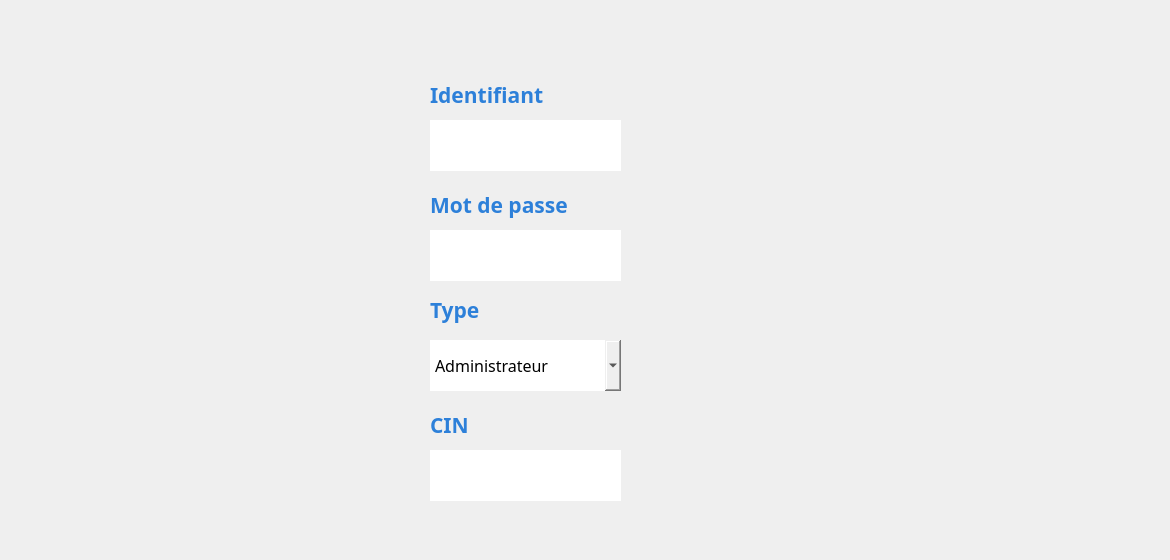
      <widget class="QWidget" name="AJ_compte">
       <property name="styleSheet">
        <string notr="true">#AJ_compte{
background-color: transparent;
border-image: url(:back2.jpg);
background: none;
border: none;
background-repeat: none;
}
</string>
       </property>
       <widget class="QComboBox" name="comboBox_Type_compte_AJ">
        <property name="geometry">
         <rect>
          <x>430</x>
          <y>340</y>
          <width>191</width>
          <height>51</height>
         </rect>
        </property>
        <property name="font">
         <font>
          <family>Javanese Text</family>
          <pointsize>12</pointsize>
         </font>
        </property>
        <property name="styleSheet">
         <string notr="true">#comboBox_Type_compte_AJ {
background-color: transparent;
border-image: url(:champs.png);
background: none;
border: none;
background-repeat: none;
}
</string>
        </property>
        <item>
         <property name="text">
          <string>Administrateur</string>
         </property>
        </item>
        <item>
         <property name="text">
          <string>Agent</string>
         </property>
        </item>
       </widget>
       <widget class="QLineEdit" name="lineEdit_mdp_compte_AJ">
        <property name="geometry">
         <rect>
          <x>430</x>
          <y>230</y>
          <width>191</width>
          <height>51</height>
         </rect>
        </property>
        <property name="font">
         <font>
          <family>Javanese Text</family>
          <pointsize>12</pointsize>
         </font>
        </property>
        <property name="styleSheet">
         <string notr="true">#lineEdit_mdp_compte_AJ {
background-color: transparent;
border-image: url(:champs.png);
background: none;
border: none;
background-repeat: none;
}
</string>
        </property>
       </widget>
       <widget class="QLabel" name="label_38">
        <property name="geometry">
         <rect>
          <x>430</x>
          <y>190</y>
          <width>181</width>
          <height>31</height>
         </rect>
        </property>
        <property name="font">
         <font>
          <family>Corbel</family>
         </font>
        </property>
        <property name="text">
         <string>&lt;html&gt;&lt;head/&gt;&lt;body&gt;&lt;p&gt;&lt;span style=&quot; font-size:16pt; font-weight:600; color:#2d80d9;&quot;&gt;Mot de passe&lt;/span&gt;&lt;/p&gt;&lt;/body&gt;&lt;/html&gt;</string>
        </property>
       </widget>
       <widget class="QLineEdit" name="lineEdit_Identifiant_compte_AJ">
        <property name="geometry">
         <rect>
          <x>430</x>
          <y>120</y>
          <width>191</width>
          <height>51</height>
         </rect>
        </property>
        <property name="font">
         <font>
          <family>Javanese Text</family>
          <pointsize>12</pointsize>
         </font>
        </property>
        <property name="styleSheet">
         <string notr="true">#lineEdit_Identifiant_compte_AJ {
background-color: transparent;
border-image: url(:champs.png);
background: none;
border: none;
background-repeat: none;
}
</string>
        </property>
       </widget>
       <widget class="QLabel" name="label_39">
        <property name="geometry">
         <rect>
          <x>430</x>
          <y>80</y>
          <width>181</width>
          <height>31</height>
         </rect>
        </property>
        <property name="font">
         <font>
          <family>Corbel</family>
         </font>
        </property>
        <property name="text">
         <string>&lt;html&gt;&lt;head/&gt;&lt;body&gt;&lt;p&gt;&lt;span style=&quot; font-size:16pt; font-weight:600; color:#2d80d9;&quot;&gt;Identifiant&lt;/span&gt;&lt;/p&gt;&lt;/body&gt;&lt;/html&gt;</string>
        </property>
       </widget>
       <widget class="QPushButton" name="pushButton_Annuler_compte">
        <property name="geometry">
         <rect>
          <x>900</x>
          <y>500</y>
          <width>161</width>
          <height>51</height>
         </rect>
        </property>
        <property name="styleSheet">
         <string notr="true">#pushButton_Annuler_compte {
background-color: transparent;
border-image: url(:Annuler.png);
background: none;
border: none;
background-repeat: none;
}</string>
        </property>
        <property name="text">
         <string/>
        </property>
       </widget>
       <widget class="QPushButton" name="pushButton_Save_compte">
        <property name="geometry">
         <rect>
          <x>900</x>
          <y>440</y>
          <width>161</width>
          <height>51</height>
         </rect>
        </property>
        <property name="styleSheet">
         <string notr="true">#pushButton_Save_compte{
background-color: transparent;
border-image: url(:Enregistrer.png);
background: none;
border: none;
background-repeat: none;
}

</string>
        </property>
        <property name="text">
         <string/>
        </property>
       </widget>
       <widget class="QPushButton" name="pushButton_Close_compte_AJ">
        <property name="geometry">
         <rect>
          <x>1130</x>
          <y>10</y>
          <width>31</width>
          <height>31</height>
         </rect>
        </property>
        <property name="styleSheet">
         <string notr="true">#pushButton_Close_compte_AJ {
background-color: transparent;
border-image: url(:close.png);
background: none;
border: none;
background-repeat: none;
}
</string>
        </property>
        <property name="text">
         <string/>
        </property>
       </widget>
       <widget class="QLineEdit" name="lineEdit_cin_compte_AJ">
        <property name="geometry">
         <rect>
          <x>430</x>
          <y>450</y>
          <width>191</width>
          <height>51</height>
         </rect>
        </property>
        <property name="font">
         <font>
          <family>Javanese Text</family>
          <pointsize>12</pointsize>
         </font>
        </property>
        <property name="styleSheet">
         <string notr="true">#lineEdit_cin_compte_AJ {
background-color: transparent;
border-image: url(:champs.png);
background: none;
border: none;
background-repeat: none;
}</string>
        </property>
       </widget>
       <widget class="QLabel" name="label_79">
        <property name="geometry">
         <rect>
          <x>430</x>
          <y>410</y>
          <width>141</width>
          <height>31</height>
         </rect>
        </property>
        <property name="font">
         <font>
          <family>Corbel</family>
          <pointsize>16</pointsize>
         </font>
        </property>
        <property name="text">
         <string>&lt;html&gt;&lt;head/&gt;&lt;body&gt;&lt;p&gt;&lt;span style=&quot; font-weight:600; color:#2d80d9;&quot;&gt;CIN&lt;/span&gt;&lt;/p&gt;&lt;/body&gt;&lt;/html&gt;</string>
        </property>
       </widget>
       <widget class="QLabel" name="label_81">
        <property name="geometry">
         <rect>
          <x>430</x>
          <y>290</y>
          <width>91</width>
          <height>41</height>
         </rect>
        </property>
        <property name="font">
         <font>
          <family>Corbel</family>
          <pointsize>16</pointsize>
         </font>
        </property>
        <property name="text">
         <string>&lt;html&gt;&lt;head/&gt;&lt;body&gt;&lt;p&gt;&lt;span style=&quot; font-weight:600; color:#2d80d9;&quot;&gt;Type&lt;/span&gt;&lt;/p&gt;&lt;/body&gt;&lt;/html&gt;</string>
        </property>
       </widget>
       <zorder>pushButton_Save_compte</zorder>
       <zorder>comboBox_Type_compte_AJ</zorder>
       <zorder>lineEdit_mdp_compte_AJ</zorder>
       <zorder>label_38</zorder>
       <zorder>lineEdit_Identifiant_compte_AJ</zorder>
       <zorder>label_39</zorder>
       <zorder>pushButton_Annuler_compte</zorder>
       <zorder>pushButton_Close_compte_AJ</zorder>
       <zorder>lineEdit_cin_compte_AJ</zorder>
       <zorder>label_79</zorder>
       <zorder>label_81</zorder>
      </widget>
